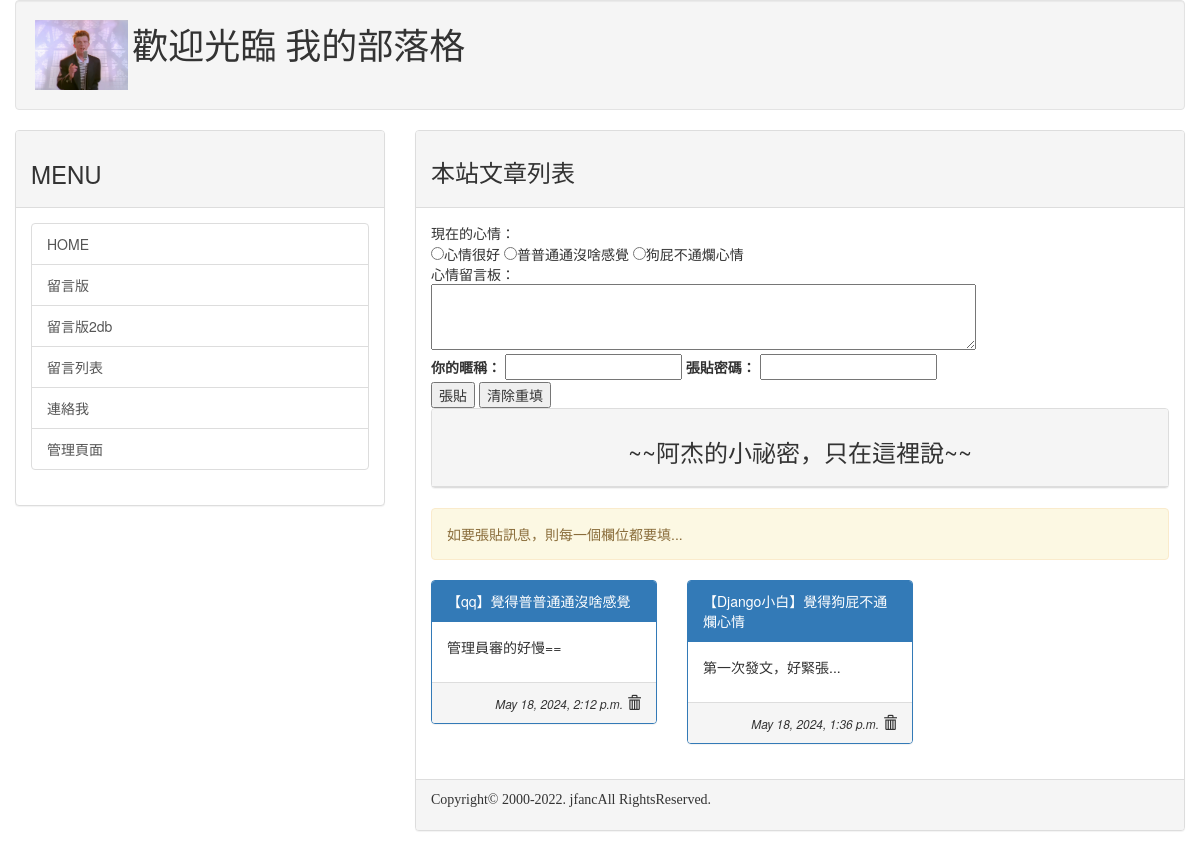
The app's page /, older data.
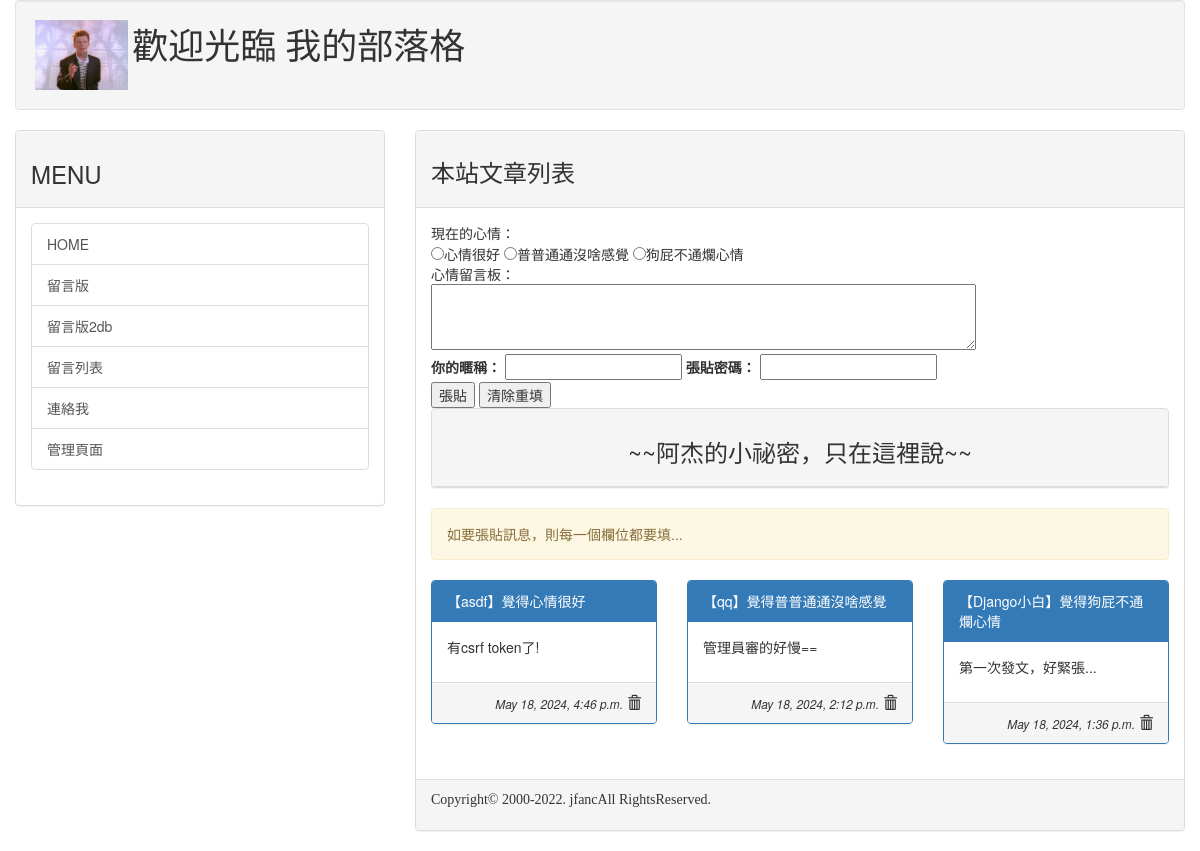
The same page, newer data.
### mysite/models.py (models this page shows, shortened)
class Mood(models.Model):
    status = models.CharField(max_length=50, null=False)
    def __str__(self):
        return self.status

class Post(models.Model):
    mood = models.ForeignKey('Mood', on_delete=models.CASCADE)
    nickname = models.CharField(max_length=50, default='不告訴你我是誰')
    message = models.TextField(null=False)
    del_pass= models.CharField(max_length=50)
    pub_time= models.DateTimeField(auto_now=True)
    enabled = models.BooleanField(default=False) #改True就可以預設為開啟

### mysite/views.py (the view, shortened to what this page needs)
# urls.py: path('', views.index),
def index(request, pid=None, del_pass=None):
    posts = models.Post.objects.filter(enabled = True).order_by('-pub_time')[:30]
    moods = models.Mood.objects.all()
    try:
        user_id = request.GET['user_id']
        user_pass = request.GET['user_pass']
        user_post = request.GET['user_post']
        user_mood = request.GET['mood']
    except:
        user_id = None
        message = '如要張貼訊息，則每一個欄位都要填...'
    return render(request, 'index.html', locals())

### mysite/templates/index.html (shortened to what this page needs)
{% extends 'base.html' %}
{% block headmessage %}
<h3 style='font-family:標楷體;'>本站文章列表</h3>
{% endblock %}
{% block content %}
<form name='my form' action='/' method='GET'>
    現在的心情：<br />
    {% for m in moods %}
    <input type='radio' name='mood' value='{{ m.status }}'>{{ m.status }}
    {% endfor %}
    <br />
    心情留言板：<br />
    <textarea name='user_post' rows=3 cols=70></textarea><br />
    <label for='user_id'>你的暱稱：</label>
    <input id='user_id' type='text' name='user_id'>
    <label for='user_pass'>張貼密碼：</label>
    <input id='user_pass' type='password' name='user_pass'><br />
    <input type='submit' value='張貼'>
    <input type='reset' value='清除重填'>
</form>
<div class='row'>
    <div class='col-md-12'>
        <div class='panel panel-default'>
            <div class='panel-heading' align=center>
                <h3>~~阿杰的小祕密，只在這裡說~~</h3>
            </div>
        </div>
    </div>
</div>
{% if message %}
<div class='alert alert-warning'>
    {{ message }}
</div>
{% endif %}
<div class="row">
    {% for p in posts %}
    <div class="col-sm-12 col-md-4">
        <div class='panel panel-primary'>
            <div class='panel-heading'>【{{ p.nickname }}】覺得{{ p.mood }}</div>
            <div class='panel-body'>{{ p.message | linebreaks }}</div>
            <div class='panel-footer' align='right'>
                <i><small>{{ p.pub_time }}</small></i>
                <span class="glyphicon glyphicon-trash" onclick='go_delete({{p.id}})'></span>
            </div>
        </div>
    </div>
    {% endfor %}
</div>
{% endblock %}

Row changes from the older to the newer data that the page shows:
added Post: nickname "asdf", mood "心情很好", message "有csrf token了!", pub_time "May 18, 2024, 4:46 p.m."
